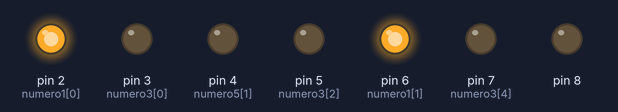
The sketch below on a simulated Arduino Uno, built with avr-gcc and run on an emulated ATmega328P. On the bench: output pins drawn as LEDs (lit = HIGH). What the sketch prints to the serial monitor is not drawn.

Above: at 0.5 s.
At 1.5 s:
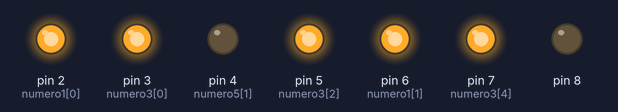
At 2.5 s:
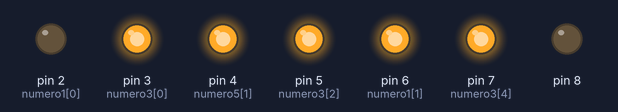
At 3.5 s:
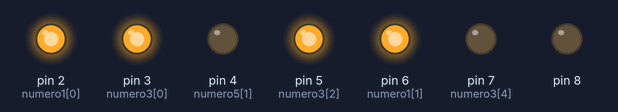
At 4.5 s:
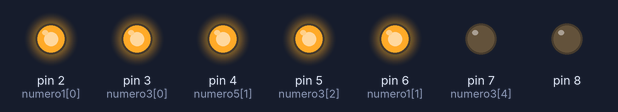
Timing chart, 0 to 5.8 s (numbered marks = the images above):
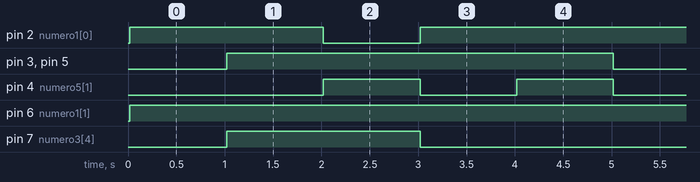

The sketch:

P5-parte1.ino
```cpp
float Kilogramos = 30;
float resultado1 = resultado1;
float Amperios = 0.15;
float resultado2 = resultado2;
int numero1 [] = {2,6};
int numero3 [] = {3,2,5,6,7};
int numero5 [] = {3,4,5,6,7};
int numero7 [] = {2,3,5,6};
int numero9 [] = {2,3,4,5,6};

void setup(){


  Serial.begin(9600);
  Serial.println("Conversor");
  Serial.print("30 Kilogramos = ");
  resultado1 = conversor_kg_lb(Kilogramos);
  Serial.print(resultado1);
  Serial.println(" Libras ");

  Serial.print("0.15 Amperios = ");
  resultado2 = conversor_A_mA(Amperios);
  Serial.print(resultado2);
  Serial.println(" Microamperios");

  pinMode(2,OUTPUT);
  pinMode(3,OUTPUT);
  pinMode(4,OUTPUT);
  pinMode(5,OUTPUT);
  pinMode(6,OUTPUT);
  pinMode(7,OUTPUT);
  pinMode(8,OUTPUT);
}

void loop(){
 secuencia_de_numeros();
}


float conversor_kg_lb (float kg){
  float resultado1;
  resultado1 = Kilogramos * 2.204623;
  return resultado1;
}

float conversor_A_mA (float A){
  float resultado2;
  resultado2 = Amperios * 1000000;
  return resultado2;
}


int secuencia_de_numeros(){
  for (int u=0; u<2; u++){
  digitalWrite(numero1[u], HIGH);}
  delay(1000);
  for (int u=2; u>=0; u--){
  digitalWrite(numero1[u],LOW);
  }

  for (int t =0; t<5; t++){
  digitalWrite(numero3[t], HIGH);}
  delay(1000);
  for (int t =5; t>=0; t--){
  digitalWrite(numero3[t], LOW);}

  for (int c =0; c<5; c++){
  digitalWrite(numero5[c], HIGH);}
  delay(1000);
  for (int c =5; c>=0; c--){
  digitalWrite(numero5[c], LOW);}

  for (int s =0; s<4; s++){
  digitalWrite(numero7[s], HIGH);}
  delay(1000);
  for (int s =4; s>=0; s--){
  digitalWrite(numero7[s], LOW);}

  for (int i =0; i<5; i++){
  digitalWrite(numero9[i], HIGH);}
  delay(1000);
  for (int i =5; i>=0; i--){
  digitalWrite(numero9[i], LOW);}
}
```

Measured:
- by itself, pin 2 (numero1[0]): repeats every 5.0 s: LOW 1.0 s, HIGH 4.0 s
- by itself, pin 3 (numero3[0]), pin 5 (numero3[2]): alternates HIGH for 4.0 s and LOW for 1.0 s
- by itself, pin 4 (numero5[1]): repeats every 5.0 s: LOW 1.0 s, HIGH 1.0 s, LOW 2.0 s, HIGH 1.0 s
- by itself, pin 6 (numero1[1]): LOW → HIGH at 0.02 s
- by itself, pin 7 (numero3[4]): alternates HIGH for 2.0 s and LOW for 3.0 s
